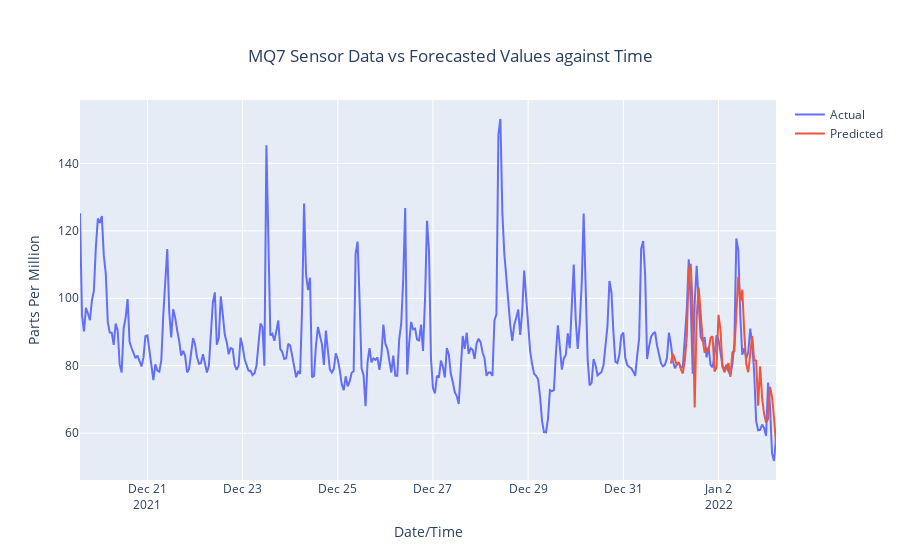

The notebook cell this image was saved under:
### Code cell
fig = go.Figure()
fig.add_trace(go.Scatter(x=y_mq7.index, y=list(y_mq7),
                    mode='lines',
                    name='Actual'))
fig.add_trace(go.Scatter(x=prediction_ci1.index, y=prediction_ci1.mean(axis=1),
                    mode='lines',
                    name='Predicted'))
fig.update_xaxes(title_text='Date/Time')
fig.update_yaxes(title_text="Parts Per Million")
fig.update_layout(
    title={
        'text': "MQ7 Sensor Data vs Forecasted Values against Time",
        'x': 0.5,
        'xanchor': 'center',
        'yanchor': 'top'
    })
fig.show()

### Figure 1 — Plotly figure (JSON) as saved in the notebook; plotly's stock layout.template omitted (floating-point values rounded to 4 significant figures; data arrays with more than 128 entries replaced by an {"elided": "..."} marker saying what was removed)
{"data": [{"mode": "lines", "name": "Actual", "type": "scatter", "x": {"elided": "352 str values"}, "y": {"elided": "352 float values"}}, {"mode": "lines", "name": "Predicted", "type": "scatter", "x": ["2022-01-01T00:00:00+03:00", "2022-01-01T01:00:00+03:00", "2022-01-01T02:00:00+03:00", "2022-01-01T03:00:00+03:00", "2022-01-01T04:00:00+03:00", "2022-01-01T05:00:00+03:00", "2022-01-01T06:00:00+03:00", "2022-01-01T07:00:00+03:00", "2022-01-01T08:00:00+03:00", "2022-01-01T09:00:00+03:00", "2022-01-01T10:00:00+03:00", "2022-01-01T11:00:00+03:00", "2022-01-01T12:00:00+03:00", "2022-01-01T13:00:00+03:00", "2022-01-01T14:00:00+03:00", "2022-01-01T15:00:00+03:00", "2022-01-01T16:00:00+03:00", "2022-01-01T17:00:00+03:00", "2022-01-01T18:00:00+03:00", "2022-01-01T19:00:00+03:00", "2022-01-01T20:00:00+03:00", "2022-01-01T21:00:00+03:00", "2022-01-01T22:00:00+03:00", "2022-01-01T23:00:00+03:00", "2022-01-02T00:00:00+03:00", "2022-01-02T01:00:00+03:00", "2022-01-02T02:00:00+03:00", "2022-01-02T03:00:00+03:00", "2022-01-02T04:00:00+03:00", "2022-01-02T05:00:00+03:00", "2022-01-02T06:00:00+03:00", "2022-01-02T07:00:00+03:00", "2022-01-02T08:00:00+03:00", "2022-01-02T09:00:00+03:00", "2022-01-02T10:00:00+03:00", "2022-01-02T11:00:00+03:00", "2022-01-02T12:00:00+03:00", "2022-01-02T13:00:00+03:00", "2022-01-02T14:00:00+03:00", "2022-01-02T15:00:00+03:00", "2022-01-02T16:00:00+03:00", "2022-01-02T17:00:00+03:00", "2022-01-02T18:00:00+03:00", "2022-01-02T19:00:00+03:00", "2022-01-02T20:00:00+03:00", "2022-01-02T21:00:00+03:00", "2022-01-02T22:00:00+03:00", "2022-01-02T23:00:00+03:00", "2022-01-03T00:00:00+03:00", "2022-01-03T01:00:00+03:00", "2022-01-03T02:00:00+03:00", "2022-01-03T03:00:00+03:00", "2022-01-03T04:00:00+03:00", "2022-01-03T05:00:00+03:00"], "y": [80.66, 83.56, 81.95, 80.21, 81.05, 78.95, 77.71, 81.61, 88.57, 108.1, 110.3, 96.75, 67.6, 94.49, 103.2, 95.4, 87.95, 83.87, 85.04, 84.61, 88.28, 88.73, 78.3, 79.46, 95.08, 90.74, 79.67, 78.07, 79.42, 80.79, 76.73, 83.95, 84.27, 94.97, 106.5, 99.12, 102.5, 89.85, 80.42, 78.09, 83.68, 88.83, 81.65, 81.49, 68.13, 79.86, 70.43, 65.75, 63.18, 64.2, 73.75, 70.85, 64.61, 56.92]}], "layout": {"title": {"text": "MQ7 Sensor Data vs Forecasted Values against Time", "x": 0.5, "xanchor": "center", "yanchor": "top"}, "xaxis": {"title": {"text": "Date/Time"}}, "yaxis": {"title": {"text": "Parts Per Million"}}}}
